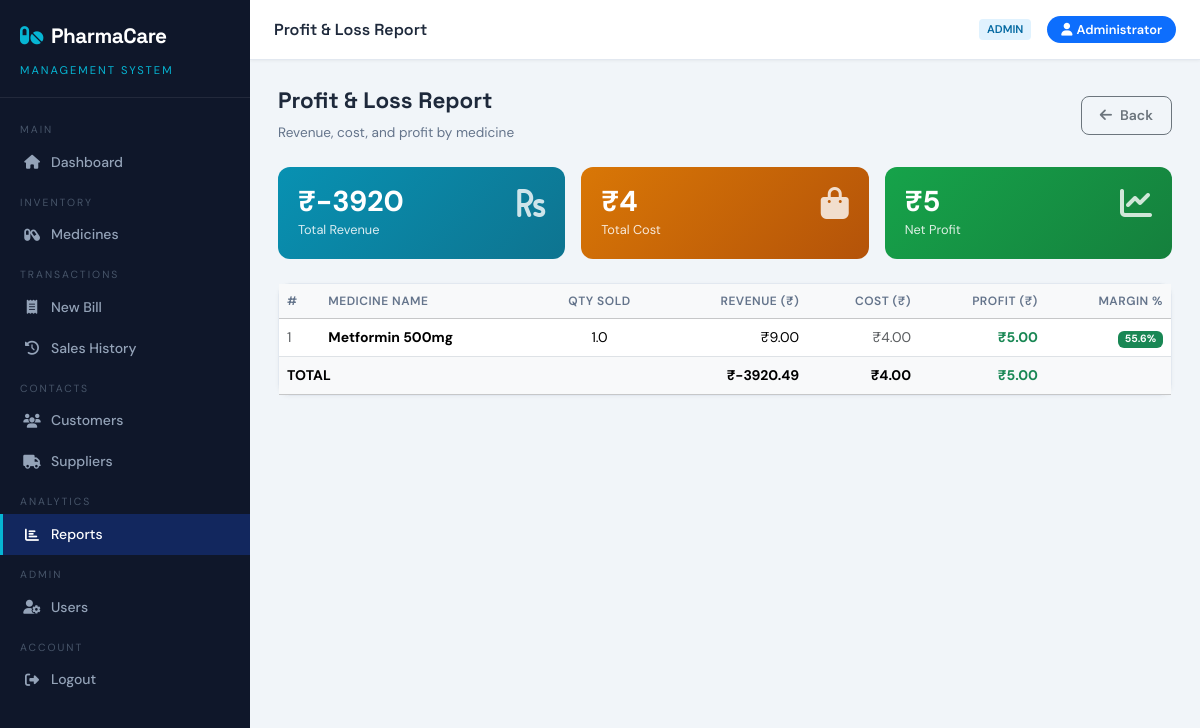
/reports/profit (signed in), run on the app's committed database.
### tables this page shows
CREATE TABLE medicines (
        id               INTEGER PRIMARY KEY AUTOINCREMENT,
        name             TEXT NOT NULL,
        generic_name     TEXT,
        category         TEXT,
        manufacturer     TEXT,
        batch_number     TEXT,
        barcode          TEXT,
        stock_quantity   REAL DEFAULT 0,
        unit             TEXT DEFAULT 'tablets',
        purchase_price   REAL DEFAULT 0,
        selling_price    REAL DEFAULT 0,
        reorder_level    REAL DEFAULT 10,
        manufacture_date TEXT,
        expiry_date      TEXT,
        description      TEXT,
        is_active        INTEGER DEFAULT 1,
        created_at       TEXT DEFAULT (datetime('now','localtime'))
    );

### pharmacare/app.py (the view)
@app.route('/reports/profit')
@login_required
@role_required('admin')
def report_profit():
    data = query("""SELECT m.name, SUM(si.quantity) as qty_sold,
                    SUM(si.quantity * m.purchase_price) as cost,
                    SUM(si.subtotal) as revenue,
                    SUM(si.subtotal - si.quantity * m.purchase_price) as profit
                    FROM sale_items si JOIN medicines m ON si.medicine_id=m.id
                    GROUP BY m.id, m.name ORDER BY profit DESC""")
    total_rev = query("SELECT SUM(total_amount) as t FROM sales", one=True)['t'] or 0
    return render_template('report_profit.html', data=data, total_revenue=total_rev)

### pharmacare/app.py (called while the page is built)
def get_db():
    conn = sqlite3.connect(DATABASE)
    conn.row_factory = sqlite3.Row
    conn.execute("PRAGMA foreign_keys = ON")
    return conn

def login_required(f):
    @wraps(f)
    def decorated(*args, **kwargs):
        if 'user_id' not in session:
            flash('Please login first.', 'warning')
            return redirect(url_for('login'))
        return f(*args, **kwargs)
    return decorated

def role_required(*roles):
    def decorator(f):
        @wraps(f)
        def decorated(*args, **kwargs):
            if session.get('role') not in roles:
                flash('Access denied.', 'danger')
                return redirect(url_for('dashboard'))
            return f(*args, **kwargs)
        return decorated
    return decorator

def query(sql, params=(), one=False):
    conn = get_db()
    cur = conn.execute(sql, params)
    rv = cur.fetchall()
    conn.close()
    return (rv[0] if rv else None) if one else rv

### pharmacare/templates/report_profit.html (shortened to what this page needs)
{% extends 'base.html' %}
{% block page_title %}Profit & Loss Report{% endblock %}
{% block content %}
<div class="page-header">
  <div><h2>Profit & Loss Report</h2><p>Revenue, cost, and profit by medicine</p></div>
  <a href="{{ url_for('reports') }}" class="btn btn-outline-secondary"><i class="fas fa-arrow-left me-2"></i>Back</a>
</div>
<div class="row g-3 mb-4">
  {% set total_cost   = data | sum(attribute='cost') %}
  {% set total_profit = data | sum(attribute='profit') %}
  <div class="col-md-4">
    <div class="stat-card bg-cyan-grad">
      <div class="d-flex justify-content-between align-items-start">
        <div>
          <div class="stat-value">₹{{ "%.0f"|format(total_revenue) }}</div>
          <div class="stat-label">Total Revenue</div>
        </div>
        <i class="fas fa-rupee-sign stat-icon"></i>
      </div>
    </div>
  </div>
  <div class="col-md-4">
    <div class="stat-card bg-warning-grad">
      <div class="d-flex justify-content-between align-items-start">
        <div>
          <div class="stat-value">₹{{ "%.0f"|format(total_cost) }}</div>
          <div class="stat-label">Total Cost</div>
        </div>
        <i class="fas fa-shopping-bag stat-icon"></i>
      </div>
    </div>
  </div>
  <div class="col-md-4">
    <div class="stat-card {{ 'bg-success-grad' if total_profit >= 0 else 'bg-danger-grad' }}">
      <div class="d-flex justify-content-between align-items-start">
        <div>
          <div class="stat-value">₹{{ "%.0f"|format(total_profit) }}</div>
          <div class="stat-label">Net Profit</div>
        </div>
        <i class="fas fa-chart-line stat-icon"></i>
      </div>
    </div>
  </div>
</div>
<div class="card">
  <div class="table-responsive">
    <table class="table table-hover mb-0">
      <thead class="table-light">
        <tr>
          <th>#</th>
          <th>Medicine Name</th>
          <th class="text-center">Qty Sold</th>
          <th class="text-end">Revenue (₹)</th>
          <th class="text-end">Cost (₹)</th>
          <th class="text-end">Profit (₹)</th>
          <th class="text-end">Margin %</th>
        </tr>
      </thead>
      <tbody>
        {% for row in data %}
        {% set margin = ((row.profit / row.revenue) * 100) if row.revenue else 0 %}
        <tr>
          <td class="text-muted">{{ loop.index }}</td>
          <td><strong>{{ row.name }}</strong></td>
          <td class="text-center">{{ row.qty_sold }}</td>
          <td class="text-end">₹{{ "%.2f"|format(row.revenue) }}</td>
          <td class="text-end text-muted">₹{{ "%.2f"|format(row.cost) }}</td>
          <td class="text-end">
            <span class="{{ 'text-success fw-bold' if row.profit >= 0 else 'text-danger fw-bold' }}">
              ₹{{ "%.2f"|format(row.profit) }}
            </span>
          </td>
          <td class="text-end">
            <span class="badge {{ 'bg-success' if margin >= 20 else ('bg-warning text-dark' if margin >= 10 else 'bg-danger') }}">
              {{ "%.1f"|format(margin) }}%
            </span>
          </td>
        </tr>
        {% else %}
        <tr>
          <td colspan="7" class="text-center text-muted py-5">No sales data available</td>
        </tr>
        {% endfor %}
      </tbody>
      {% if data %}
      <tfoot class="table-light fw-bold">
        <tr>
          <td colspan="3">TOTAL</td>
          <td class="text-end">₹{{ "%.2f"|format(total_revenue) }}</td>
          <td class="text-end">₹{{ "%.2f"|format(total_cost) }}</td>
          <td class="text-end {{ 'text-success' if total_profit >= 0 else 'text-danger' }}">
            ₹{{ "%.2f"|format(total_profit) }}
          </td>
          <td></td>
        </tr>
      </tfoot>
      {% endif %}
    </table>
  </div>
</div>
{% endblock %}

### pharmacare/templates/base.html (style rules this page uses)
:root { --primary: #0d6efd; --primary-dark: #0a58ca; --sidebar-bg: #0f172a; --sidebar-text: #94a3b8; --sidebar-active: #1e40af; --accent: #06b6d4; --danger: #ef4444; --success: #22c55e; --warning: #f59e0b; --card-bg: #ffffff; --body-bg: #f1f5f9; --border: #e2e8f0; --text: #1e293b; --text-muted: #64748b; }
* { box-sizing: border-box; margin: 0; padding: 0; }
body { font-family: 'DM Sans', sans-serif; background: var(--body-bg); color: var(--text); }
.card { border: 1px solid var(--border); border-radius: 12px; box-shadow: 0 1px 4px rgba(0,0,0,.04); }
.stat-card { border-radius: 12px; padding: 20px; color: #fff; }
.stat-card .stat-icon { font-size: 2rem; opacity: .8; }
.stat-card .stat-value { font-size: 1.8rem; font-weight: 700; line-height: 1; }
.stat-card .stat-label { font-size: .8rem; opacity: .85; margin-top: 4px; }
.bg-success-grad { background: linear-gradient(135deg,#16a34a,#15803d); }
.bg-warning-grad { background: linear-gradient(135deg,#d97706,#b45309); }
.bg-cyan-grad { background: linear-gradient(135deg,#0891b2,#0e7490); }
.table th { font-size: .75rem; font-weight: 600; letter-spacing: .5px; text-transform: uppercase; color: var(--text-muted); }
.table td { vertical-align: middle; font-size: .875rem; }
.btn { border-radius: 8px; font-weight: 600; font-size: .875rem; padding: 8px 18px; }
.page-header { margin-bottom: 24px; display: flex; align-items: center; justify-content: space-between; }
.page-header h2 { font-family: 'Space Grotesk', sans-serif; font-size: 1.4rem; font-weight: 700; }
.page-header p { color: var(--text-muted); font-size: .85rem; margin: 0; }

### data on the page
medicines: name "Metformin 500mg", qty_sold "1.0", revenue "9.00", cost "4.00", profit "5.00", margin "55.6"

### other printed values
{{ session.role }} "ADMIN"
{{ session.name }} "Administrator"
{{ "%.0f"|format(total_revenue) }} "-3920"
{{ "%.0f"|format(total_cost) }} "4"
{{ "%.0f"|format(total_profit) }} "5"
{{ "%.2f"|format(total_revenue) }} "-3920.49"
{{ "%.2f"|format(total_cost) }} "4.00"
{{ "%.2f"|format(total_profit) }} "5.00"
